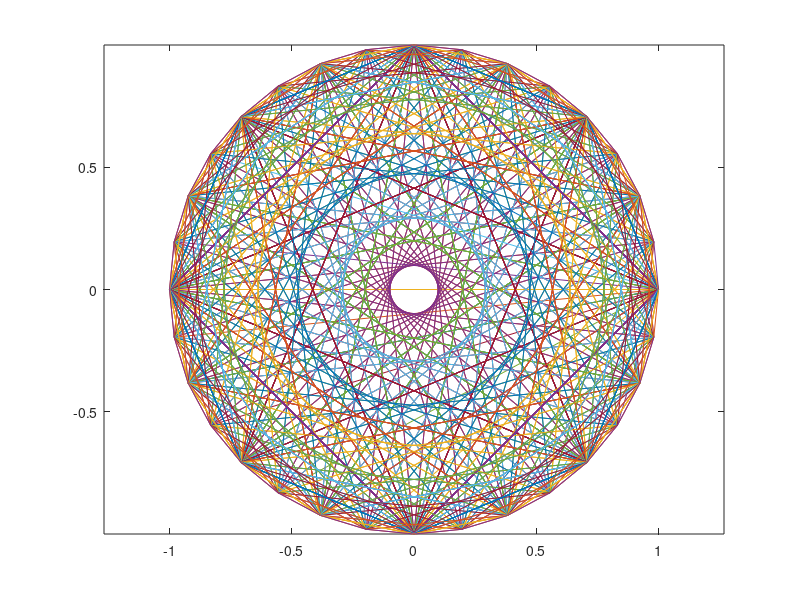

This figure's MATLAB source:
clear all;
clc;

x = 1:0.1:3*pi;
y = sin(x);

% figure(1);
% comet(x, y);
% grid on;
% 
% t =  -10 * pi : pi / 250 : 10 * pi;
% x2 = (cos(2*t) .^ 2) .* sin(t);
% y2 = (sin(2*t) .^ 2) .* cos(t);
% 
% figure(2);
% comet3(x2, x2, t);
% grid on;

% figure(3);
for k = 1:16
plot(fft(eye(k+16)))
axis equal
M(k) = getframe;
end
movie(M,3)